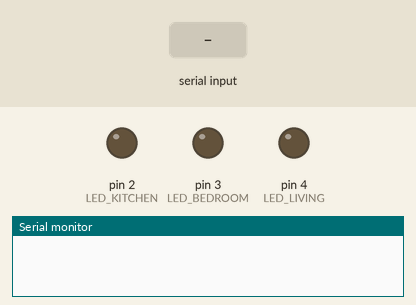
Simulated run of this sketch. Board: Arduino Uno, built with avr-gcc and run on an emulated ATmega328P. Shown: output pins drawn as LEDs (lit = HIGH), the last lines printed to the serial monitor. Inputs (shaded band) come from the test bench.

Above: at 1.2 s.
1.3 s: "Kitchen ON\n" received over Serial
At 2.3 s:
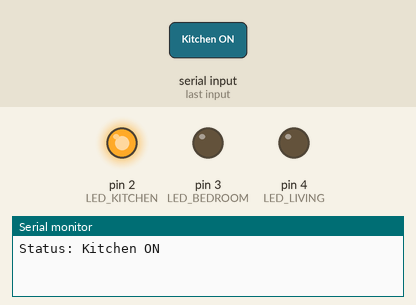
2.8 s: "Bedroom ON\n" received over Serial
At 3.4 s:
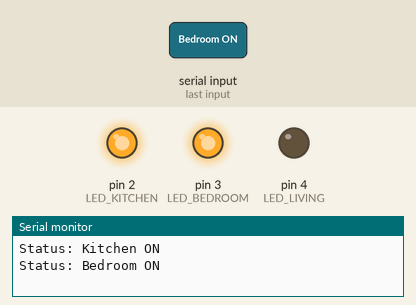
4.3 s: "Kitchen OFF\n" received over Serial
At 4.6 s:
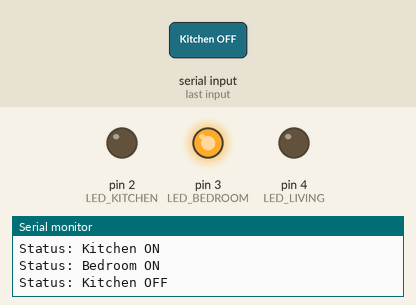
5.8 s: "LivingRoom ON\n" received over Serial
At 7.0 s:
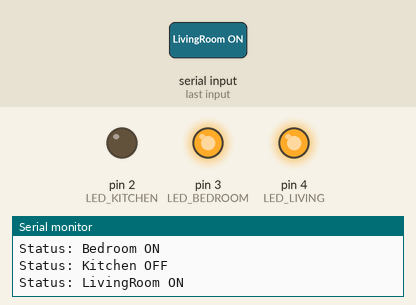
7.3 s: "Bedroom OFF\n" received over Serial
At 8.1 s:
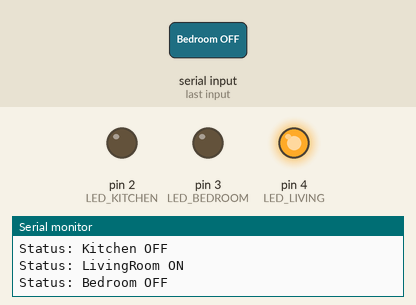
8.8 s: "Kitchen ON\n" received over Serial
At 9.2 s:
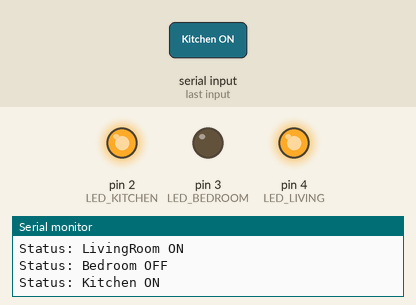
Timing chart, 0 to 11.3 s (numbered marks = the images above; inputs shaded):
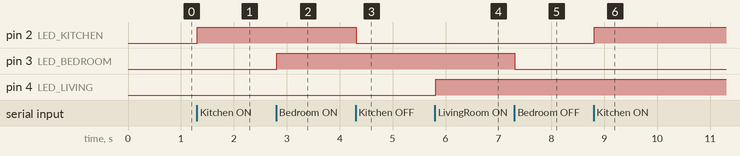

Measured:
- after the input at 1.3 s, pin 2 (LED_KITCHEN): LOW → HIGH at once
- after the input at 2.8 s, pin 3 (LED_BEDROOM): LOW → HIGH at once
- after the input at 4.3 s, pin 2 (LED_KITCHEN): HIGH → LOW at once
- after the input at 5.8 s, pin 4 (LED_LIVING): LOW → HIGH at once
- after the input at 7.3 s, pin 3 (LED_BEDROOM): HIGH → LOW at once
- after the input at 8.8 s, pin 2 (LED_KITCHEN): LOW → HIGH at once

The sketch:

LIGHT_CONTROLLER.ino
```cpp
#define LED_KITCHEN 2
#define LED_BEDROOM 3
#define LED_LIVING 4

void setup() {
    Serial.begin(9600);
    pinMode(LED_KITCHEN, OUTPUT);
    pinMode(LED_BEDROOM, OUTPUT);
    pinMode(LED_LIVING, OUTPUT);
}

void loop() {
    if (Serial.available()) {
        String command = Serial.readStringUntil('\n');
        command.trim();

        if (command == "Kitchen ON") digitalWrite(LED_KITCHEN, HIGH);
        if (command == "Kitchen OFF") digitalWrite(LED_KITCHEN, LOW);
        if (command == "Bedroom ON") digitalWrite(LED_BEDROOM, HIGH);
        if (command == "Bedroom OFF") digitalWrite(LED_BEDROOM, LOW);
        if (command == "LivingRoom ON") digitalWrite(LED_LIVING, HIGH);
        if (command == "LivingRoom OFF") digitalWrite(LED_LIVING, LOW);

        Serial.println("Status: " + command);
    }
}
```
